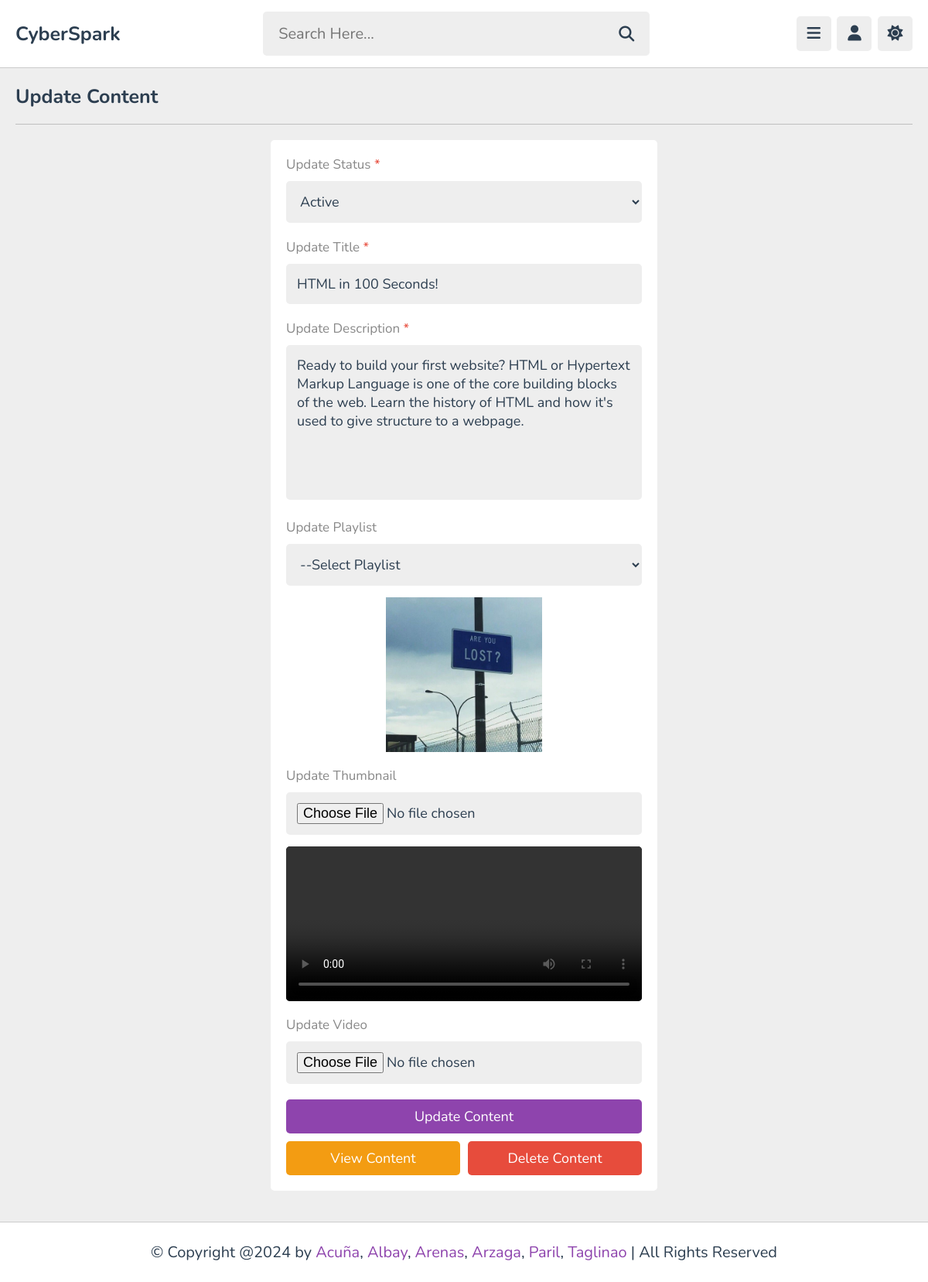
Page /admin/update_content.php?get_id=QD1Wr1JbZ0saNaKO4NvM (signed in) on the committed database.
### tables this page shows
CREATE TABLE `content` (
  `id` varchar(20) NOT NULL,
  `tutor_id` varchar(20) NOT NULL,
  `playlist_id` varchar(20) NOT NULL,
  `title` varchar(100) NOT NULL,
  `description` varchar(1000) NOT NULL,
  `video` varchar(100) NOT NULL,
  `thumb` varchar(100) NOT NULL,
  `date` date NOT NULL DEFAULT current_timestamp(),
  `status` varchar(20) NOT NULL DEFAULT 'deactive'
);

### admin/update_content.php (the view, shortened to what this page needs)
<?php
include '../components/connect.php';
if(isset($_COOKIE['tutor_id'])){
   $tutor_id = $_COOKIE['tutor_id'];
}else{
   $tutor_id = '';
   header('location:login.php');
}
if(isset($_GET['get_id'])){
   $get_id = $_GET['get_id'];
}else{
   $get_id = '';
   header('location:dashboard.php');
}
?>
<!DOCTYPE html>
<html lang="en">
<head>
   <link rel="stylesheet" href="https://cdnjs.cloudflare.com/ajax/libs/font-awesome/6.2.0/css/all.min.css">
   <link rel="stylesheet" href="../css/admin_styles.css">
</head>
<body>
<?php include '../components/admin_header.php'; ?>
<section class="video-form">
   <h1 class="heading">Update Content</h1>
   <?php
      $select_videos = $conn->prepare("SELECT * FROM `content` WHERE id = ? AND tutor_id = ?");
      $select_videos->execute([$get_id, $tutor_id]);
      if($select_videos->rowCount() > 0){
         while($fetch_videos = $select_videos->fetch(PDO::FETCH_ASSOC)){
            $video_id = $fetch_videos['id'];
   ?>
   <form action="" method="post" enctype="multipart/form-data">
      <p>Update Status <span>*</span></p>
      <select name="status" class="box" required>
         <option value="<?= $fetch_videos['status']; ?>" disabled selected><?= ucfirst($fetch_videos['status']); ?></option>
      </select>
      <p>Update Title <span>*</span></p>
      <input type="text" name="title" maxlength="100" required placeholder="enter video title" class="box" value="<?= $fetch_videos['title']; ?>">
      <p>Update Description <span>*</span></p>
      <textarea name="description" class="box" required placeholder="write description" maxlength="1000" cols="30" rows="10"><?= $fetch_videos['description']; ?></textarea>
      <p>Update Playlist</p>
      <select name="playlist" class="box">
         <option value="<?= $fetch_videos['playlist_id']; ?>" disabled selected>--Select Playlist</option>
      </select>
      <img src="../uploaded_files/<?= $fetch_videos['thumb']; ?>" alt="">
      <p>Update Thumbnail</p>
      <input type="file" name="thumb" accept="image/*" class="box">
      <video src="../uploaded_files/<?= $fetch_videos['video']; ?>" controls></video>
      <p>Update Video</p>
      <input type="file" name="video" accept="video/*" class="box">
      <input type="submit" value="update content" name="update" class="btn">
      <div class="flex-btn">
         <a href="view_content.php?get_id=<?= $video_id; ?>" class="option-btn">View Content</a>
         <input type="submit" value="delete content" name="delete_video" class="delete-btn">
      </div>
   </form>
   <?php
         }
      }else{
         echo '<p class="empty">Video not found! <a href="add_content.php" class="btn" style="margin-top: 1.5rem;">Add Videos</a></p>';
      }
   ?>
</section>
<?php include '../components/footer.php'; ?>
</body>
</html>

### css/admin_styles.css (style rules this page uses)
:root { --main-color:#8e44ad; --red:#e74c3c; --orange:#f39c12; --white:#fff; --black:#2c3e50; --light-color:#888; --light-bg:#eee; --border:.1rem solid rgba(0,0,0,.2); }
* { font-family: 'Nunito', sans-serif; margin: 0; padding: 0; box-sizing: border-box; outline: none; border: none; text-decoration: none; }
html { font-size: 62.5%; overflow-x: hidden; }
body { background-color: var(--light-bg); padding-left: 30rem; }
section { padding:2rem; max-width: 1200px; margin: 0 auto; }
.btn, .option-btn, .delete-btn, .inline-btn, .inline-option-btn, .inline-delete-btn { border-radius: .5rem; padding: 1rem 3rem; font-size: 1.8rem; color: #fff; margin-top: 1rem; text-transform: capitalize; cursor: pointer; text-align: center; }
.btn, .option-btn, .delete-btn { display: block; width: 100%; }
.btn, .inline-btn { background-color: var(--main-color); }
.option-btn, .inline-option-btn { background-color: var(--orange); }
.delete-btn, .inline-delete-btn { background-color: var(--red); }
.flex-btn { display:flex; gap: 1rem; }
.heading { padding-bottom: 1.8rem; border-bottom: var(--border); font-size: 2.5rem; color: var(--black); text-transform: capitalize; margin-bottom: 2rem; }
.video-form form { max-width: 50rem; margin: 0 auto; background-color: var(--white); border-radius: .5rem; padding: 2rem; padding-top: 1rem; }
.video-form form p { padding-top: 1rem; font-size: 1.7rem; color: var(--light-color); }
.video-form form p span { color:var(--red); }
.video-form form .box { width: 100%; border-radius: .5rem; background-color: var(--light-bg); padding: 1.4rem; font-size: 1.8rem; color: var(--black); margin: 1rem 0; }
.video-form form textarea { height: 20rem; resize: none; }
.video-form form img { width: 100%; height: 20rem; border-radius: .5rem; object-fit: contain; margin: .5rem 0; }
.video-form form video { background-color: #000; width: 100%; height: 20rem; border-radius: .5rem; margin: .5rem 0; }
@media (max-width:1200px) { body { padding-left: 0; } }

### rows in the picture
content: status "Active", title "HTML in 100 Seconds!", description "Ready to build your first website? HTML or Hypertext Markup Language is one of the core building blocks of the web. Learn the history of HTML and how it's used to give structure to a webpage.", thumb (picture)
